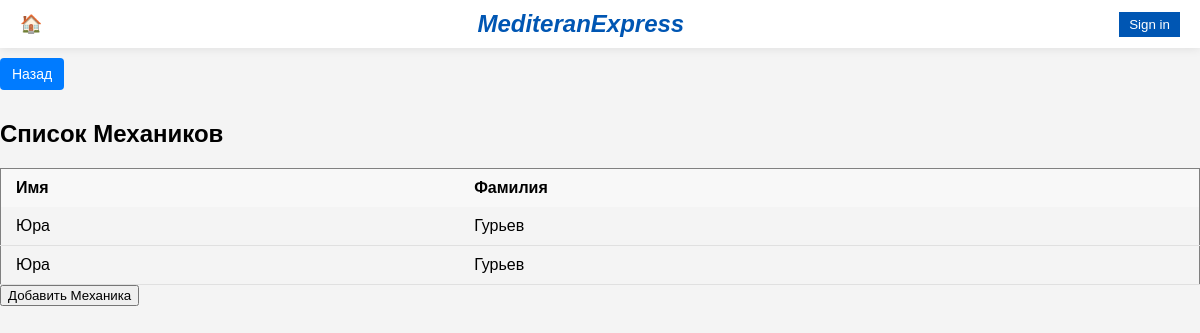
The app's page /mechanics/ with its own data.
### main/models.py (models this page shows, shortened)
class Mechanic(models.Model):
    first_name = models.CharField(max_length=100)
    last_name = models.CharField(max_length=100)

### main/views.py (the view)
# urls.py: path('mechanics/', views.mechanics_list, name='mechanics_list'),
def mechanics_list(request):
    mechanics = Mechanic.objects.all()  # Получаем список всех механиков из БД
    return render(request, 'main/mechanics.html', {'mechanics': mechanics})

### main/templates/main/mechanics.html (shortened to what this page needs)
{% extends 'main/base.html' %}
{% block content %}
    <a href="{% url 'garage' %}" class="back-button">Назад</a>
<h2>Список Механиков</h2>
<table border="1">
    <thead>
        <tr>
            <th>Имя</th>
            <th>Фамилия</th>
        </tr>
    </thead>
    <tbody>
        {% for mechanic in mechanics %}
        <tr class="clickable-row" data-href="{% url 'mechanic_detail' mechanic.pk %}">
            <td>{{ mechanic.first_name }}</td>
            <td>{{ mechanic.last_name }}</td>
        </tr>
        {% empty %}
        <tr>
            <td colspan="2">Нет механиков</td>
        </tr>
        {% endfor %}
    </tbody>
</table>
<button id="openPopupButton">Добавить Механика</button>
{% endblock %}

### static/css/styles.css (style rules this page uses)
body { font-family: Arial, sans-serif; background-color: #f4f4f9; }

### main/templates/main/base.html (style rules this page uses)
body { font-family: Arial, sans-serif; margin: 0; padding: 0; background-color: #f4f4f4; }

### main/templates/main/mechanics.html (style rules this page uses)
table { width: 100%; border-collapse: collapse; margin-top: 20px; }
th, td { padding: 10px 15px; text-align: left; border: none; }
th { font-weight: bold; background-color: #f8f8f8; }
td { border-bottom: 1px solid #e0e0e0; }
a { text-decoration: none; color: #007bff; }
.clickable-row { cursor: pointer; transition: background-color 0.3s; }
.back-button { display: inline-block; padding: 8px 12px; margin: 10px 0; font-size: 14px; color: white; background-color: #007bff; border: none; border-radius: 4px; text-decoration: none; cursor: pointer; transition: background-color 0.3s, box-shadow 0.3s; }

### records on screen
Mechanic: first_name "Юра", last_name "Гурьев"
Mechanic: first_name "Юра", last_name "Гурьев"
